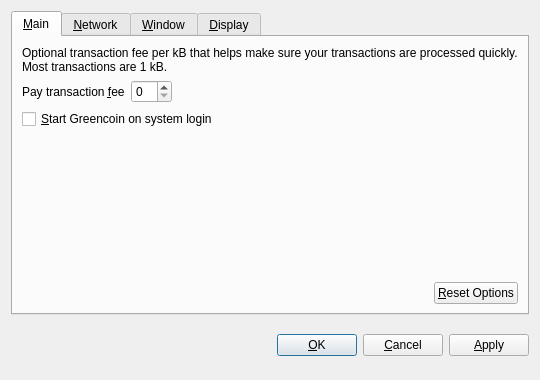
<?xml version="1.0" encoding="UTF-8"?>
<ui version="4.0">
 <class>OptionsDialog</class>
 <widget class="QDialog" name="OptionsDialog">
  <property name="geometry">
   <rect>
    <x>0</x>
    <y>0</y>
    <width>540</width>
    <height>380</height>
   </rect>
  </property>
  <property name="windowTitle">
   <string>Options</string>
  </property>
  <property name="modal">
   <bool>true</bool>
  </property>
  <layout class="QVBoxLayout" name="verticalLayout">
   <item>
    <widget class="QTabWidget" name="tabWidget">
     <property name="tabPosition">
      <enum>QTabWidget::North</enum>
     </property>
     <property name="currentIndex">
      <number>0</number>
     </property>
     <widget class="QWidget" name="tabMain">
      <attribute name="title">
       <string>&amp;Main</string>
      </attribute>
      <layout class="QVBoxLayout" name="verticalLayout_Main">
       <item>
        <widget class="QLabel" name="transactionFeeInfoLabel">
         <property name="text">
          <string>Optional transaction fee per kB that helps make sure your transactions are processed quickly. Most transactions are 1 kB.</string>
         </property>
         <property name="textFormat">
          <enum>Qt::PlainText</enum>
         </property>
         <property name="wordWrap">
          <bool>true</bool>
         </property>
        </widget>
       </item>
       <item>
        <layout class="QHBoxLayout" name="horizontalLayout_1_Main">
         <item>
          <widget class="QLabel" name="transactionFeeLabel">
           <property name="text">
            <string>Pay transaction &amp;fee</string>
           </property>
           <property name="textFormat">
            <enum>Qt::PlainText</enum>
           </property>
           <property name="buddy">
            <cstring>transactionFee</cstring>
           </property>
          </widget>
         </item>
         <item>
          <widget class="BitcoinAmountField" name="transactionFee"/>
         </item>
         <item>
          <spacer name="horizontalSpacer_1_Main">
           <property name="orientation">
            <enum>Qt::Horizontal</enum>
           </property>
           <property name="sizeHint" stdset="0">
            <size>
             <width>40</width>
             <height>20</height>
            </size>
           </property>
          </spacer>
         </item>
        </layout>
       </item>
       <item>
        <widget class="QCheckBox" name="bitcoinAtStartup">
         <property name="toolTip">
          <string>Automatically start Greencoin after logging in to the system.</string>
         </property>
         <property name="text">
          <string>&amp;Start Greencoin on system login</string>
         </property>
        </widget>
       </item>
       <item>
        <spacer name="verticalSpacer_Main">
         <property name="orientation">
          <enum>Qt::Vertical</enum>
         </property>
         <property name="sizeHint" stdset="0">
          <size>
           <width>20</width>
           <height>40</height>
          </size>
         </property>
        </spacer>
       </item>
       <item>
        <layout class="QHBoxLayout" name="horizontalLayout_2_Main">
         <item>
          <spacer name="horizontalSpacer_2_Main">
           <property name="orientation">
            <enum>Qt::Horizontal</enum>
           </property>
           <property name="sizeHint" stdset="0">
            <size>
             <width>40</width>
             <height>20</height>
            </size>
           </property>
          </spacer>
         </item>
         <item>
          <widget class="QPushButton" name="resetButton">
           <property name="toolTip">
            <string>Reset all client options to default.</string>
           </property>
           <property name="text">
            <string>&amp;Reset Options</string>
           </property>
           <property name="autoDefault">
            <bool>false</bool>
           </property>
          </widget>
         </item>
        </layout>
       </item>
      </layout>
     </widget>
     <widget class="QWidget" name="tabNetwork">
      <attribute name="title">
       <string>&amp;Network</string>
      </attribute>
      <layout class="QVBoxLayout" name="verticalLayout_Network">
       <item>
        <widget class="QCheckBox" name="mapPortUpnp">
         <property name="toolTip">
          <string>Automatically open the Greencoin client port on the router. This only works when your router supports UPnP and it is enabled.</string>
         </property>
         <property name="text">
          <string>Map port using &amp;UPnP</string>
         </property>
        </widget>
       </item>
       <item>
        <widget class="QCheckBox" name="connectSocks">
         <property name="toolTip">
          <string>Connect to the Greencoin network through a SOCKS proxy (e.g. when connecting through Tor).</string>
         </property>
         <property name="text">
          <string>&amp;Connect through SOCKS proxy:</string>
         </property>
        </widget>
       </item>
       <item>
        <layout class="QHBoxLayout" name="horizontalLayout_Network">
         <item>
          <widget class="QLabel" name="proxyIpLabel">
           <property name="text">
            <string>Proxy &amp;IP:</string>
           </property>
           <property name="textFormat">
            <enum>Qt::PlainText</enum>
           </property>
           <property name="buddy">
            <cstring>proxyIp</cstring>
           </property>
          </widget>
         </item>
         <item>
          <widget class="QValidatedLineEdit" name="proxyIp">
           <property name="maximumSize">
            <size>
             <width>140</width>
             <height>16777215</height>
            </size>
           </property>
           <property name="toolTip">
            <string>IP address of the proxy (e.g. 127.0.0.1)</string>
           </property>
          </widget>
         </item>
         <item>
          <widget class="QLabel" name="proxyPortLabel">
           <property name="text">
            <string>&amp;Port:</string>
           </property>
           <property name="textFormat">
            <enum>Qt::PlainText</enum>
           </property>
           <property name="buddy">
            <cstring>proxyPort</cstring>
           </property>
          </widget>
         </item>
         <item>
          <widget class="QLineEdit" name="proxyPort">
           <property name="maximumSize">
            <size>
             <width>55</width>
             <height>16777215</height>
            </size>
           </property>
           <property name="toolTip">
            <string>Port of the proxy (e.g. 9050)</string>
           </property>
          </widget>
         </item>
         <item>
          <widget class="QLabel" name="socksVersionLabel">
           <property name="text">
            <string>SOCKS &amp;Version:</string>
           </property>
           <property name="textFormat">
            <enum>Qt::PlainText</enum>
           </property>
           <property name="buddy">
            <cstring>socksVersion</cstring>
           </property>
          </widget>
         </item>
         <item>
          <widget class="QValueComboBox" name="socksVersion">
           <property name="toolTip">
            <string>SOCKS version of the proxy (e.g. 5)</string>
           </property>
          </widget>
         </item>
         <item>
          <spacer name="horizontalSpacer_Network">
           <property name="orientation">
            <enum>Qt::Horizontal</enum>
           </property>
           <property name="sizeHint" stdset="0">
            <size>
             <width>40</width>
             <height>20</height>
            </size>
           </property>
          </spacer>
         </item>
        </layout>
       </item>
       <item>
        <spacer name="verticalSpacer_Network">
         <property name="orientation">
          <enum>Qt::Vertical</enum>
         </property>
         <property name="sizeHint" stdset="0">
          <size>
           <width>20</width>
           <height>40</height>
          </size>
         </property>
        </spacer>
       </item>
      </layout>
     </widget>
     <widget class="QWidget" name="tabWindow">
      <attribute name="title">
       <string>&amp;Window</string>
      </attribute>
      <layout class="QVBoxLayout" name="verticalLayout_Window">
       <item>
        <widget class="QCheckBox" name="minimizeToTray">
         <property name="toolTip">
          <string>Show only a tray icon after minimizing the window.</string>
         </property>
         <property name="text">
          <string>&amp;Minimize to the tray instead of the taskbar</string>
         </property>
        </widget>
       </item>
       <item>
        <widget class="QCheckBox" name="minimizeOnClose">
         <property name="toolTip">
          <string>Minimize instead of exit the application when the window is closed. When this option is enabled, the application will be closed only after selecting Quit in the menu.</string>
         </property>
         <property name="text">
          <string>M&amp;inimize on close</string>
         </property>
        </widget>
       </item>
       <item>
        <spacer name="verticalSpacer_Window">
         <property name="orientation">
          <enum>Qt::Vertical</enum>
         </property>
         <property name="sizeHint" stdset="0">
          <size>
           <width>20</width>
           <height>40</height>
          </size>
         </property>
        </spacer>
       </item>
      </layout>
     </widget>
     <widget class="QWidget" name="tabDisplay">
      <attribute name="title">
       <string>&amp;Display</string>
      </attribute>
      <layout class="QVBoxLayout" name="verticalLayout_Display">
       <item>
        <layout class="QHBoxLayout" name="horizontalLayout_1_Display">
         <item>
          <widget class="QLabel" name="langLabel">
           <property name="text">
            <string>User Interface &amp;language:</string>
           </property>
           <property name="textFormat">
            <enum>Qt::PlainText</enum>
           </property>
           <property name="buddy">
            <cstring>lang</cstring>
           </property>
          </widget>
         </item>
         <item>
          <widget class="QValueComboBox" name="lang">
           <property name="toolTip">
            <string>The user interface language can be set here. This setting will take effect after restarting Greencoin.</string>
           </property>
          </widget>
         </item>
        </layout>
       </item>
       <item>
        <layout class="QHBoxLayout" name="horizontalLayout_2_Display">
         <item>
          <widget class="QLabel" name="unitLabel">
           <property name="text">
            <string>&amp;Unit to show amounts in:</string>
           </property>
           <property name="textFormat">
            <enum>Qt::PlainText</enum>
           </property>
           <property name="buddy">
            <cstring>unit</cstring>
           </property>
          </widget>
         </item>
         <item>
          <widget class="QValueComboBox" name="unit">
           <property name="toolTip">
            <string>Choose the default subdivision unit to show in the interface and when sending coins.</string>
           </property>
          </widget>
         </item>
        </layout>
       </item>
       <item>
        <widget class="QCheckBox" name="displayAddresses">
         <property name="toolTip">
          <string>Whether to show Greencoin addresses in the transaction list or not.</string>
         </property>
         <property name="text">
          <string>&amp;Display addresses in transaction list</string>
         </property>
        </widget>
       </item>
       <item>
        <widget class="QCheckBox" name="coinControlFeatures">
         <property name="toolTip">
          <string>Whether to show coin control features or not.</string>
         </property>
         <property name="text">
          <string>Display coin &amp;control features (experts only!)</string>
         </property>
        </widget>
       </item>
       <item>
        <spacer name="verticalSpacer_Display">
         <property name="orientation">
          <enum>Qt::Vertical</enum>
         </property>
         <property name="sizeHint" stdset="0">
          <size>
           <width>20</width>
           <height>40</height>
          </size>
         </property>
        </spacer>
       </item>
      </layout>
     </widget>
    </widget>
   </item>
   <item>
    <layout class="QHBoxLayout" name="horizontalLayout_Buttons">
     <item>
      <spacer name="horizontalSpacer_1">
       <property name="orientation">
        <enum>Qt::Horizontal</enum>
       </property>
       <property name="sizeHint" stdset="0">
        <size>
         <width>40</width>
         <height>48</height>
        </size>
       </property>
      </spacer>
     </item>
     <item>
      <widget class="QLabel" name="statusLabel">
       <property name="font">
        <font>
         <weight>75</weight>
         <bold>true</bold>
        </font>
       </property>
       <property name="text">
        <string/>
       </property>
       <property name="textFormat">
        <enum>Qt::PlainText</enum>
       </property>
       <property name="wordWrap">
        <bool>true</bool>
       </property>
      </widget>
     </item>
     <item>
      <spacer name="horizontalSpacer_2">
       <property name="orientation">
        <enum>Qt::Horizontal</enum>
       </property>
       <property name="sizeHint" stdset="0">
        <size>
         <width>40</width>
         <height>48</height>
        </size>
       </property>
      </spacer>
     </item>
     <item>
      <widget class="QPushButton" name="okButton">
       <property name="text">
        <string>&amp;OK</string>
       </property>
      </widget>
     </item>
     <item>
      <widget class="QPushButton" name="cancelButton">
       <property name="text">
        <string>&amp;Cancel</string>
       </property>
       <property name="autoDefault">
        <bool>false</bool>
       </property>
      </widget>
     </item>
     <item>
      <widget class="QPushButton" name="applyButton">
       <property name="text">
        <string>&amp;Apply</string>
       </property>
       <property name="autoDefault">
        <bool>false</bool>
       </property>
      </widget>
     </item>
    </layout>
   </item>
  </layout>
 </widget>
 <customwidgets>
  <customwidget>
   <class>BitcoinAmountField</class>
   <extends>QSpinBox</extends>
   <header>bitcoinamountfield.h</header>
  </customwidget>
  <customwidget>
   <class>QValueComboBox</class>
   <extends>QComboBox</extends>
   <header>qvaluecombobox.h</header>
  </customwidget>
  <customwidget>
   <class>QValidatedLineEdit</class>
   <extends>QLineEdit</extends>
   <header>qvalidatedlineedit.h</header>
  </customwidget>
 </customwidgets>
 <resources/>
 <connections/>
</ui>
